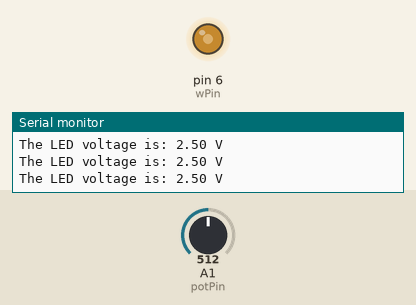
Bench run of a sketch on a simulated Arduino Uno, built with avr-gcc and run on an emulated ATmega328P. On the bench: output pins drawn as LEDs (lit = HIGH), the last lines printed to the serial monitor. Inputs (shaded band) come from the test bench; at power-on: A1 (potPin) = 512.

Above: at 1.2 s.
1.3 s: A1 (potPin) set to 716
At 2.4 s:
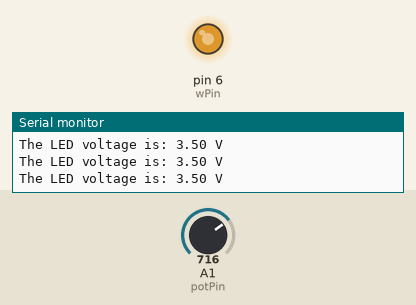
2.8 s: A1 (potPin) set to 900
At 4.0 s:
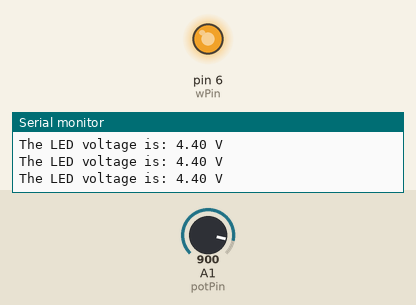
4.3 s: A1 (potPin) set to 122
At 4.7 s:
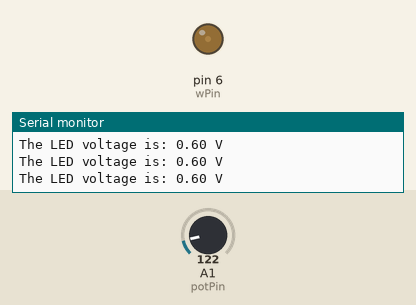
5.8 s: A1 (potPin) set to 0
At 6.4 s:
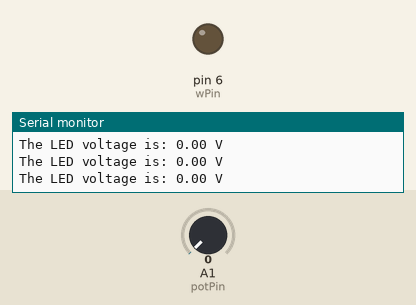
7.3 s: A1 (potPin) set to 511
At 8.2 s:
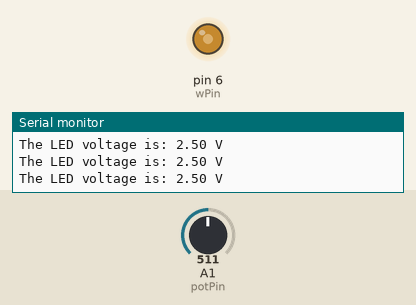
Timing chart, 0 to 10.3 s (numbered marks = the images above; inputs shaded):
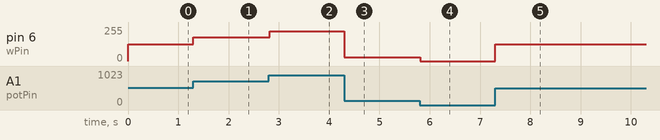

Measured:
- after the input at 1.3 s, pin 6 (wPin): 127/255 → 178/255 at once
- after the input at 2.8 s, pin 6 (wPin): 178/255 → 224/255 at once
- after the input at 4.3 s, pin 6 (wPin): 224/255 → 30/255 at once
- after the input at 5.8 s, pin 6 (wPin): 30/255 → 0/255 at once
- after the input at 7.3 s, pin 6 (wPin): 0/255 → 127/255 at once

The sketch:

07_dimmble_LED_project.ino
```cpp
int potPin=A1;    // setting potentiometer pin at A1 (for analog)
int wPin=6;    // setting white LED at ~6 (also for analog)
int potVal;    // to store potentiometer voltage in it
float LEDVal;    // to store voltage value for LED in it
float LEDVol;    // to store voltage for LED in it
void setup() {
 pinMode(potPin, INPUT);    // taking input from potentiometer which is used for LED
 pinMode(wPin, OUTPUT);    // setting output for white LED
 Serial.begin(9600);
}

void loop() {
 potVal=analogRead(potPin);    // reading and storing value of potentiometer voltage
 LEDVal=(255./1023.)*potVal;    // this is the equation analogRead and analogWrite
 analogWrite(wPin, LEDVal);    // taking output from white LED at voltage value obtained at LEDValue
 LEDVol=(5./255.)*LEDVal;
 Serial.print("The LED voltage is: ");
 Serial.print(LEDVol);    // printing voltage for LED in Serial port
 Serial.println(" V");
}
```
